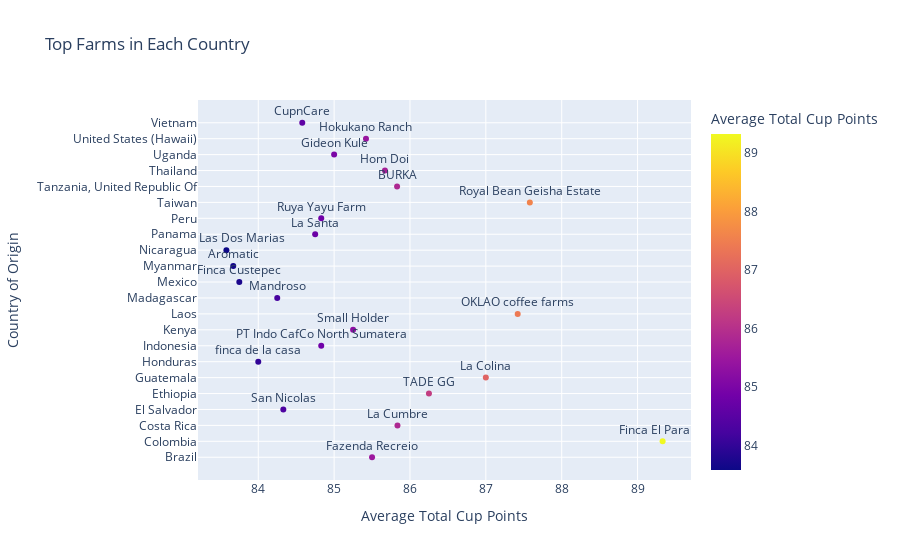

Source (notebook cell):
### Code cell
average_points = df.groupby(['Country of Origin', 'Farm Name'])['Total Cup Points'].mean().reset_index()
sorted_farms = average_points.sort_values(['Country of Origin', 'Total Cup Points'], ascending=[True, False])
top_farms = sorted_farms.groupby('Country of Origin').first().reset_index()
fig = px.scatter(top_farms, x='Total Cup Points', y='Country of Origin', text='Farm Name',
                 title='Top Farms in Each Country', color='Total Cup Points',
                 labels={'Total Cup Points': 'Average Total Cup Points'})
fig.update_traces(textposition='top center')
fig.update_layout(xaxis_title='Average Total Cup Points')
fig.show()

### Figure 1 — Plotly figure (JSON) as saved in the notebook; plotly's stock layout.template omitted (floating-point values rounded to 4 significant figures)
{"data": [{"hovertemplate": "Average Total Cup Points=%{marker.color}<br>Country of Origin=%{y}<br>Farm Name=%{text}<extra></extra>", "legendgroup": "", "marker": {"color": [85.5, 89.33, 85.84, 84.33, 86.25, 87, 84, 84.83, 85.25, 87.42, 84.25, 83.75, 83.67, 83.58, 84.75, 84.83, 87.58, 85.83, 85.67, 85, 85.42, 84.58], "coloraxis": "coloraxis", "symbol": "circle"}, "mode": "markers+text", "name": "", "orientation": "h", "showlegend": false, "text": ["Fazenda Recreio", "Finca El Paraiso", "La Cumbre", "San Nicolas", "TADE GG", "La Colina", "finca de la casa", "PT Indo CafCo North Sumatera", "Small Holder", "OKLAO coffee farms", "Mandroso", "Finca Custepec", "Aromatic", "Finca Las Dos Marias", "La Santa", "Ruya Yayu Farm", "Royal Bean Geisha Estate", "BURKA", "Hom Doi", "Gideon Kule", "Hokukano Ranch", "CupnCare"], "textposition": "top center", "type": "scatter", "x": [85.5, 89.33, 85.84, 84.33, 86.25, 87, 84, 84.83, 85.25, 87.42, 84.25, 83.75, 83.67, 83.58, 84.75, 84.83, 87.58, 85.83, 85.67, 85, 85.42, 84.58], "xaxis": "x", "y": ["Brazil", "Colombia", "Costa Rica", "El Salvador", "Ethiopia", "Guatemala", "Honduras", "Indonesia", "Kenya", "Laos", "Madagascar", "Mexico", "Myanmar", "Nicaragua", "Panama", "Peru", "Taiwan", "Tanzania, United Republic Of", "Thailand", "Uganda", "United States (Hawaii)", "Vietnam"], "yaxis": "y"}], "layout": {"coloraxis": {"colorbar": {"title": {"text": "Average Total Cup Points"}}, "colorscale": [[0, "#0d0887"], [0.1111, "#46039f"], [0.2222, "#7201a8"], [0.3333, "#9c179e"], [0.4444, "#bd3786"], [0.5556, "#d8576b"], [0.6667, "#ed7953"], [0.7778, "#fb9f3a"], [0.8889, "#fdca26"], [1, "#f0f921"]]}, "legend": {"tracegroupgap": 0}, "title": {"text": "Top Farms in Each Country"}, "xaxis": {"anchor": "y", "domain": [0, 1], "title": {"text": "Average Total Cup Points"}}, "yaxis": {"anchor": "x", "domain": [0, 1], "title": {"text": "Country of Origin"}}}}
